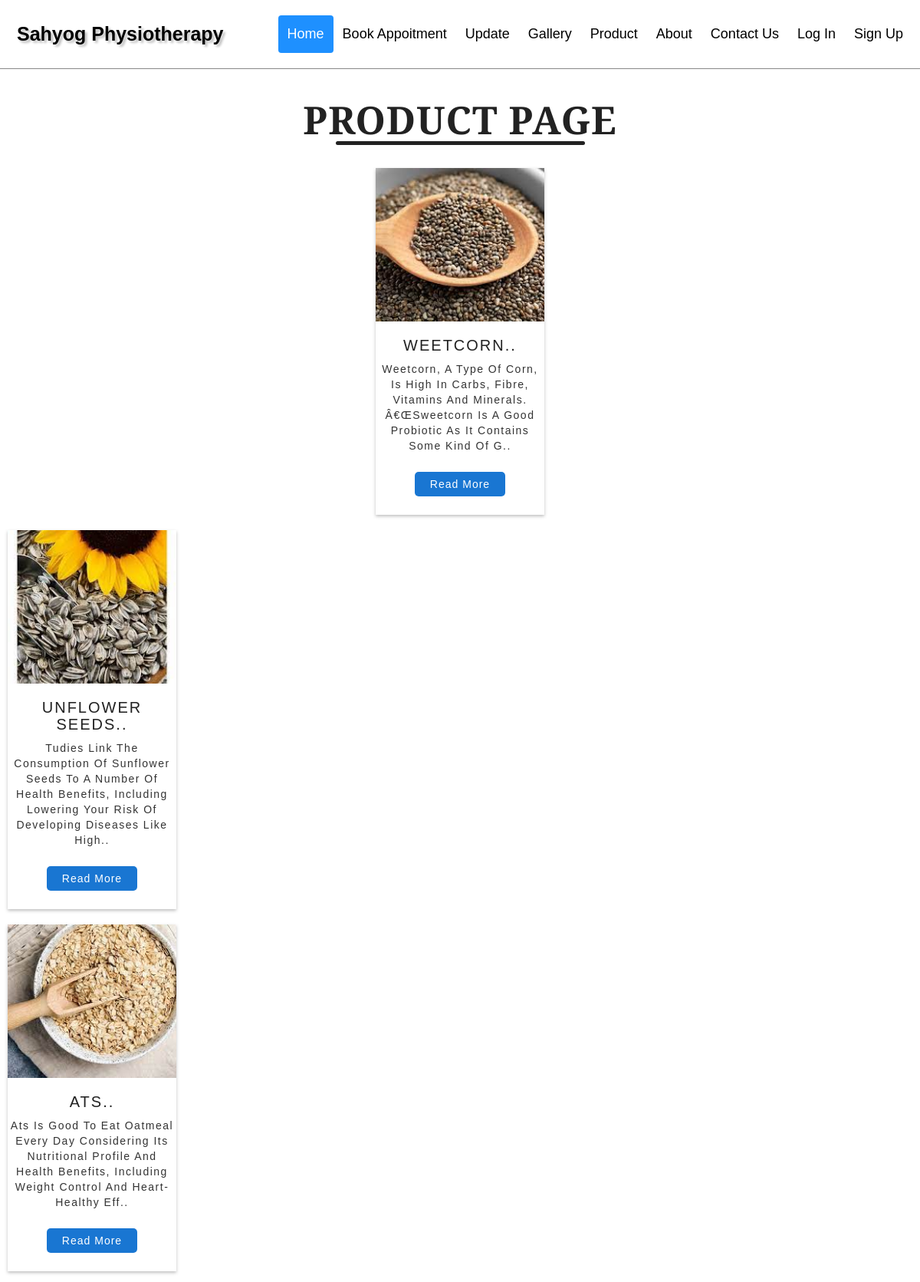
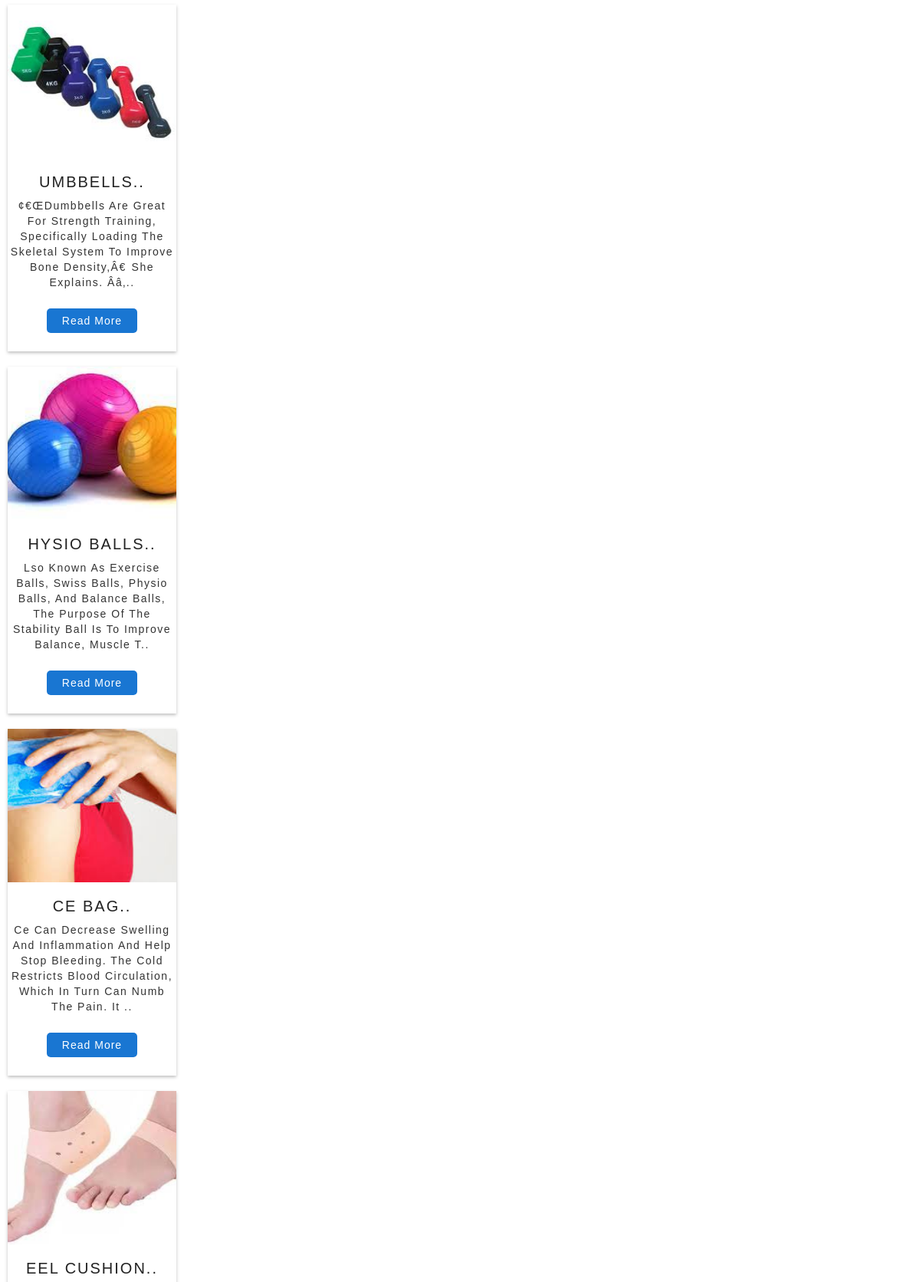
The page /product.php (upper part) on the database its author committed (2 pictures, top to bottom).
### tables this page shows
CREATE TABLE IF NOT EXISTS `products` (
  `id` int(11) NOT NULL AUTO_INCREMENT,
  `name` varchar(150) NOT NULL,
  `img` text NOT NULL,
  `description` text NOT NULL,
  `status` enum('show','hide') NOT NULL,
  `created_at` timestamp NOT NULL,
  `updated_at` timestamp NOT NULL,
  PRIMARY KEY (`id`)
);

### functions.php (called while the page is built, shortened)
<?php
    function gethost()
    {
       return "http://localhost/sahyogphysio";
    }
?>

### product.php (the view, shortened to what this page needs)
<?php
include_once 'layouts/header.php';
include_once 'functions.php';
include_once 'database.php';
$sqlget = "SELECT * FROM products WHERE `status`='show'";
$alldata = mysqli_query($conn, $sqlget);
?>
<div class="ps1">
  <div class="ps2">
    <div class="ps3">
      <h1>Product page</h1>
    </div>
    <?php
          if (mysqli_num_rows($alldata) > 0) {
              while($row = mysqli_fetch_assoc($alldata)) {
                echo  '<div class="ps4">'.
                '<div class="card">'.
                  '<div class="ps5">'.
                    '<img src="'.gethost().$row['img'].'" alt="'.$row['name'].'">'.
                  '</div>'.
                  '<div class="ps6">'.
                    '<h1>'.substr($row['name'],1 , 15).'..</h1>'.
                    '<p>'.substr($row['description'],1 , 140).'..</p>'.
                  '</div>'.
                  '<div class="botton">'.
                   ' <a data-toggle="modal" data-target="#myModal1">Read more</a>'.
                  '</div>'.
                '</div>' .
              '</div>'.
              ''.
              ' <div class="modal fade" id="myModal1" role="dialog">'.
                  ' <div class="modal-dialog">'.
                       ''.
                       '<div class="modal-content">'.
                           '<div class="modal-header">'.
                               '<button type="button" class="close" data-dismiss="modal">&times;</button>'.
                               '<h4 class="modal-title">'.$row['name'].'</h4>'.
                          ' </div>'.
                           '<div class="modal-body">'.
                             '  <img src="'.gethost().$row['img'].'" alt="'.$row['name'].'">'.
                              ' <p>'.$row['description'].'</p>'.
                           '</div>'.
                          ' <div class="modal-footer">'.
                          ' <a class="btn btn-default" href="contact.php">Contact us</a>'.
                          ' </div>'.
                       '</div>'.
                   '</div>'.
               '</div>'.
               ''.
             '</div>';
              }
          }
    ?>
<?php
include_once 'layouts/footer.php';
?>

### assets/custom/style.css (style rules this page uses)
* { font-family: "Poppins", sans-serif; padding: 0px; margin: 0px; box-sizing: border-box; outline: none; border: none; text-transform: capitalize; transition: all 0.2s ease-out; text-decoration: none; }
html { font-size: 62.5%; }
body { margin: 0; font-family: Arial, Helvetica, sans-serif; }
* { padding: 0; margin: 0; box-sizing: border-box; font-family: "poppins", sans-serif; }
* { box-sizing: border-box; }
.botton { margin: 30px; }
.botton a { background-color: #1976d2; font-size: 14px; padding: 8px 20px; border-radius: 5px; text-decoration: none; letter-spacing: 1px; color: #fff; }
.ps1 { width: 100%; min-height: 100vh; }
.ps2 { width: 100%; display: flex; flex-wrap: wrap; justify-content: center; align-items: center; margin: auto; }
.ps2 .ps3 { width: 100%; margin-top: 20px; }
.ps2 .ps3 h1 { text-align: center; font-size: 50px; color: #222; text-transform: uppercase; font-weight: 700; letter-spacing: 1px; margin-bottom: 20px; font-family: "Playfair Display", serif; }
.ps2 .ps3 h1:after { content: ""; height: 5px; width: 325px; background-color: #222; border-radius: 5px; display: block; margin: auto; }
.ps4 { display: flex; justify-content: center; align-items: center; flex-direction: column; width: calc(100% / 5); text-align: center; cursor: pointer; padding: 10px; }
.ps4 .card { background-color: #fff; box-shadow: 0px 2px 4px rgb(0 0 0 / 25%); width: 100%; }
.ps5 { width: 100%; display: flex; justify-content: center; align-items: center; }
.ps5 img { float: left; width: 100%; height: 200px; object-fit: cover; }
.ps6 { text-align: center; margin-top: 20px; }
.ps6 h1 { font-size: 20px; text-transform: uppercase; color: #222; letter-spacing: 2px; margin-top: 10px; }
.ps6 p { font-size: 12epx; letter-spacing: 1.5px; margin-top: 10px; }

### rows shown on the page
products: img (picture), name "WEETCORN", description "Weetcorn, A Type Of Corn, Is High In Carbs, Fibre, Vitamins And Minerals. Â€œSweetcorn Is A Good Probiotic As It Contains Some Kind Of G"
products: img (picture), name "UNFLOWER SEEDS", description "Tudies Link The Consumption Of Sunflower Seeds To A Number Of Health Benefits, Including Lowering Your Risk Of Developing Diseases Like High"
products: img (picture), name "ATS", description "Ats Is Good To Eat Oatmeal Every Day Considering Its Nutritional Profile And Health Benefits, Including Weight Control And Heart-Healthy Eff"
products: img (picture), name "UMBBELLS", description "¢€œDumbbells Are Great For Strength Training, Specifically Loading The Skeletal System To Improve Bone Density,â€ She Explains. Ââ‚"
products: img (picture), name "HYSIO BALLS", description "Lso Known As Exercise Balls, Swiss Balls, Physio Balls, And Balance Balls, The Purpose Of The Stability Ball Is To Improve Balance, Muscle T"
products: img (picture), name "CE BAG", description "Ce Can Decrease Swelling And Inflammation And Help Stop Bleeding. The Cold Restricts Blood Circulation, Which In Turn Can Numb The Pain. It"
products: img (picture), name "EEL CUSHION"
